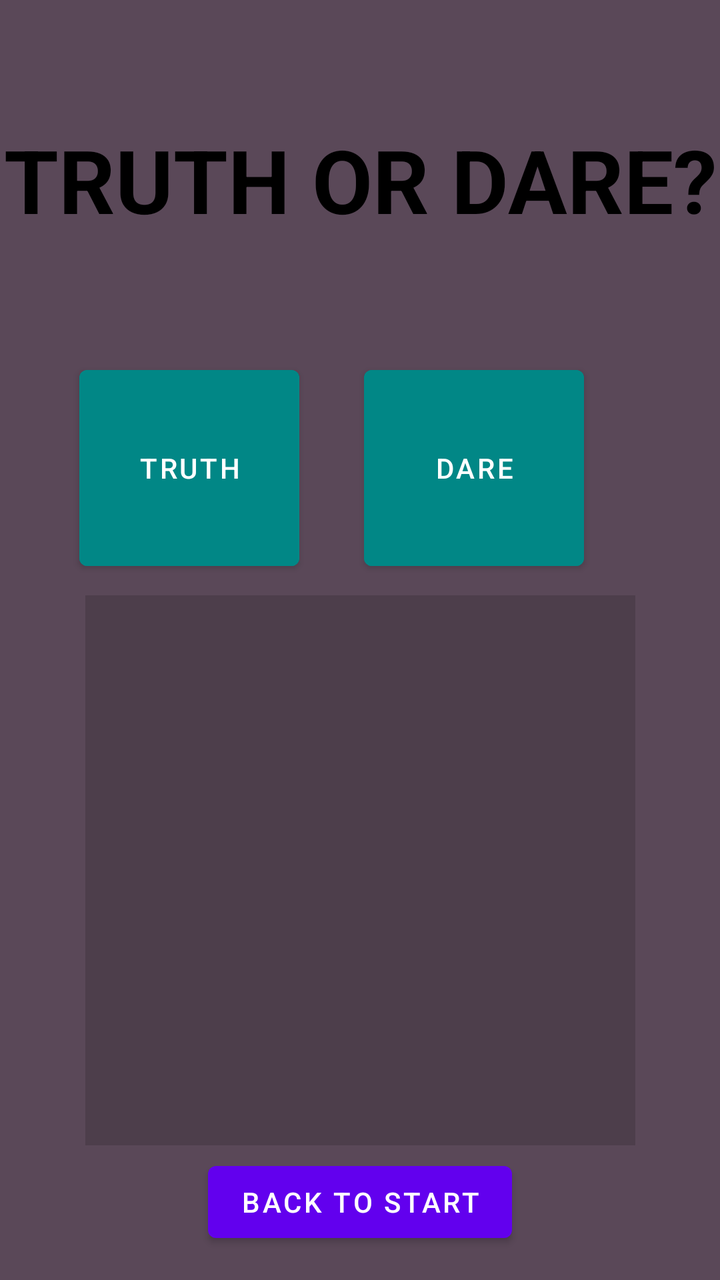
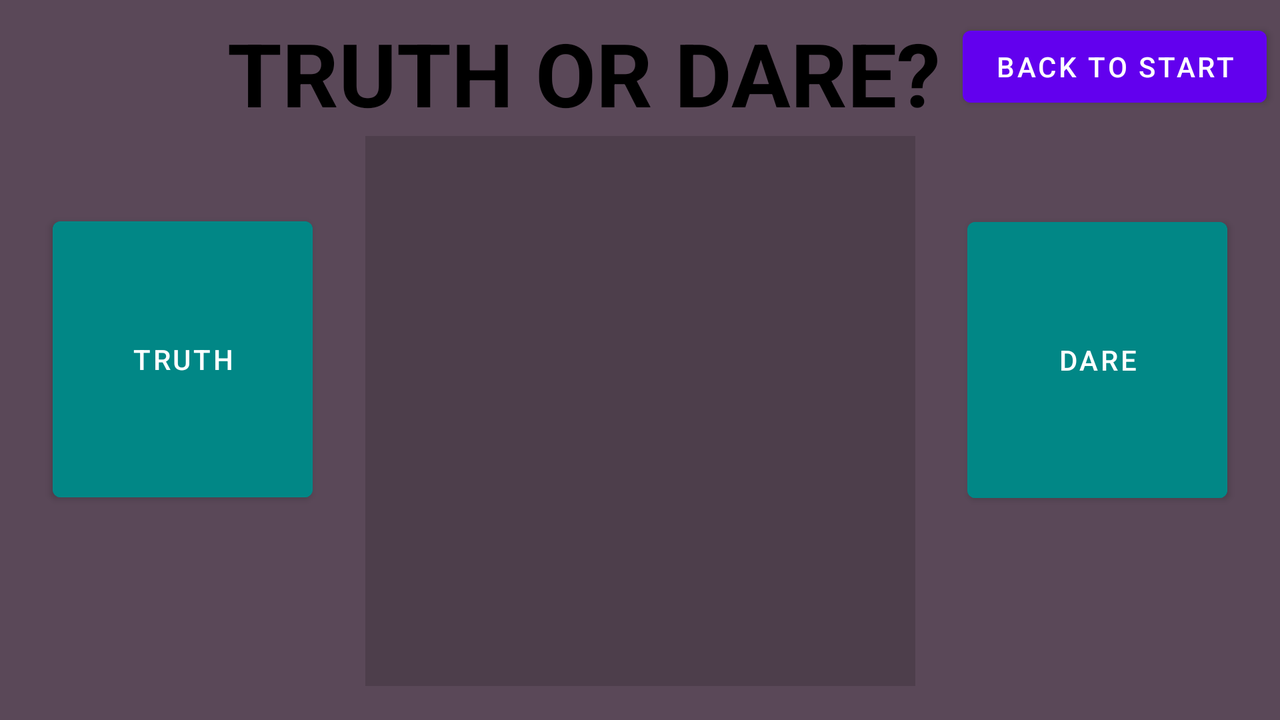

Two renders of one Android screen. The first uses the default layout on a phone; the second uses the alternative layout the repository ships for a different screen configuration, on a matching device. The two XML files are below.
<!-- AndroidManifest.xml: application theme Theme.TruthOrDare -->
<!-- res/layout/fragment_game.xml -->
<?xml version="1.0" encoding="utf-8"?>
<layout xmlns:android="http://schemas.android.com/apk/res/android"
    xmlns:app="http://schemas.android.com/apk/res-auto"
    xmlns:tools="http://schemas.android.com/tools">

    <data>

    </data>

    <androidx.constraintlayout.widget.ConstraintLayout
        android:layout_width="match_parent"
        android:layout_height="match_parent"
        android:background="@color/purple_dark"
        tools:context=".game.GameFragment">

        <TextView
            android:id="@+id/titleTextView"
            android:layout_width="wrap_content"
            android:layout_height="wrap_content"
            android:text="@string/title"
            android:textAlignment="center"
            android:textAllCaps="true"
            android:textAppearance="@style/TextAppearance.AppCompat.Large"
            android:textColor="@color/black"
            android:textSize="44sp"
            android:textStyle="bold"
            app:layout_constraintBottom_toBottomOf="parent"
            app:layout_constraintEnd_toEndOf="parent"
            app:layout_constraintStart_toStartOf="parent"
            app:layout_constraintTop_toTopOf="parent"
            app:layout_constraintVertical_bias="0.104" />

        <Button
            android:id="@+id/truthButton"
            android:layout_width="110dp"
            android:layout_height="110dp"
            android:layout_marginTop="60dp"
            android:backgroundTint="@color/teal_700"
            android:text="@string/truth"
            app:layout_constraintEnd_toStartOf="@+id/dareButton"
            app:layout_constraintHorizontal_bias="0.552"
            app:layout_constraintStart_toStartOf="parent"
            app:layout_constraintTop_toBottomOf="@+id/titleTextView" />

        <Button
            android:id="@+id/dareButton"
            android:layout_width="110dp"
            android:layout_height="110dp"
            android:layout_marginTop="60dp"
            android:layout_marginEnd="68dp"
            android:backgroundTint="@color/teal_700"
            android:text="@string/dare"
            app:layout_constraintEnd_toEndOf="parent"
            app:layout_constraintTop_toBottomOf="@+id/titleTextView" />

        <TextView
            android:id="@+id/optionTextView"
            android:layout_width="275dp"
            android:layout_height="275dp"
            android:background="@color/grey"
            android:gravity="center"
            android:text=""
            android:textAlignment="center"
            android:textColor="@color/white"
            android:textSize="20sp"
            app:layout_constraintBottom_toTopOf="@+id/backButton"
            app:layout_constraintEnd_toEndOf="parent"
            app:layout_constraintStart_toStartOf="parent"
            app:layout_constraintTop_toBottomOf="@+id/truthButton"
            app:layout_constraintVertical_bias="0.663" />

        <Button
            android:id="@+id/backButton"
            android:layout_width="wrap_content"
            android:layout_height="wrap_content"
            android:layout_marginBottom="15dp"
            android:text="@string/back_to_start"
            app:layout_constraintBottom_toBottomOf="parent"
            app:layout_constraintEnd_toEndOf="parent"
            app:layout_constraintStart_toStartOf="parent" />

    </androidx.constraintlayout.widget.ConstraintLayout>
</layout>
<!-- resources referenced by this layout -->
<resources>
  <color name="black">#FF000000</color>
  <color name="grey">#25000000</color>
  <color name="purple_dark">#5A4858</color>
  <color name="teal_700">#FF018786</color>
  <color name="white">#FFFFFFFF</color>
  <string name="back_to_start">Back to start</string>
  <string name="dare">Dare</string>
  <string name="title">Truth or Dare?</string>
  <string name="truth">Truth</string>
  <style name="Theme.TruthOrDare" parent="Theme.MaterialComponents.DayNight.DarkActionBar">
          
          <item name="colorPrimary">@color/purple_500</item>
          <item name="colorPrimaryVariant">@color/purple_700</item>
          <item name="colorOnPrimary">@color/white</item>
          
          <item name="colorSecondary">@color/teal_200</item>
          <item name="colorSecondaryVariant">@color/teal_700</item>
          <item name="colorOnSecondary">@color/black</item>
          
          <item name="android:statusBarColor">?attr/colorPrimaryVariant</item>
          
      </style>
  <color name="purple_500">#FF6200EE</color>
  <color name="purple_700">#FF3700B3</color>
  <color name="teal_200">#FF03DAC5</color>
</resources>
<!-- res/layout-land/fragment_game.xml (the repository's variant of the layout above) -->
<!-- drawn on the phone turned sideways -->
<?xml version="1.0" encoding="utf-8"?>
<layout xmlns:android="http://schemas.android.com/apk/res/android"
    xmlns:app="http://schemas.android.com/apk/res-auto"
    xmlns:tools="http://schemas.android.com/tools">

    <data>

    </data>

    <androidx.constraintlayout.widget.ConstraintLayout
        android:layout_width="match_parent"
        android:layout_height="match_parent"
        android:background="@color/purple_dark"
        tools:context=".game.GameFragment">

        <TextView
            android:id="@+id/titleTextView"
            android:layout_width="wrap_content"
            android:layout_height="wrap_content"
            android:layout_marginTop="5dp"
            android:text="@string/title"
            android:textAlignment="center"
            android:textAllCaps="true"
            android:textAppearance="@style/TextAppearance.AppCompat.Large"
            android:textColor="@color/black"
            android:textSize="44sp"
            android:textStyle="bold"
            app:layout_constraintBottom_toTopOf="@+id/optionTextView"
            app:layout_constraintEnd_toStartOf="@+id/backButton"
            app:layout_constraintHorizontal_bias="0.907"
            app:layout_constraintStart_toStartOf="parent"
            app:layout_constraintTop_toTopOf="parent" />

        <Button
            android:id="@+id/dareButton"
            android:text="@string/dare"
            android:layout_width="130dp"
            android:layout_height="150dp"
            android:backgroundTint="@color/teal_700"
            app:layout_constraintBottom_toBottomOf="parent"
            app:layout_constraintEnd_toEndOf="parent"
            app:layout_constraintStart_toEndOf="@+id/optionTextView"
            app:layout_constraintTop_toTopOf="parent" />

        <Button
            android:id="@+id/truthButton"
            android:text="@string/truth"
            android:layout_width="130dp"
            android:layout_height="150dp"
            android:backgroundTint="@color/teal_700"
            app:layout_constraintBottom_toBottomOf="parent"
            app:layout_constraintEnd_toStartOf="@+id/optionTextView"
            app:layout_constraintStart_toStartOf="parent"
            app:layout_constraintTop_toTopOf="parent"
            app:layout_constraintVertical_bias="0.498" />

        <TextView
            android:id="@+id/optionTextView"
            android:layout_width="275dp"
            android:layout_height="275dp"
            android:layout_marginBottom="15dp"
            android:background="@color/grey"
            android:gravity="center"
            android:text=""
            android:textAlignment="center"
            android:textColor="@color/white"
            android:textSize="20sp"
            app:layout_constraintBottom_toBottomOf="parent"
            app:layout_constraintEnd_toStartOf="@+id/dareButton"
            app:layout_constraintStart_toEndOf="@+id/truthButton"
            app:layout_constraintTop_toBottomOf="@+id/titleTextView" />

        <Button
            android:id="@+id/backButton"
            android:layout_width="wrap_content"
            android:layout_height="48dp"
            android:text="@string/back_to_start"
            app:layout_constraintBottom_toTopOf="@+id/dareButton"
            app:layout_constraintEnd_toEndOf="parent"
            app:layout_constraintHorizontal_bias="0.786"
            app:layout_constraintStart_toEndOf="@+id/optionTextView"
            app:layout_constraintTop_toTopOf="parent"
            app:layout_constraintVertical_bias="0.163" />

    </androidx.constraintlayout.widget.ConstraintLayout>
</layout>
